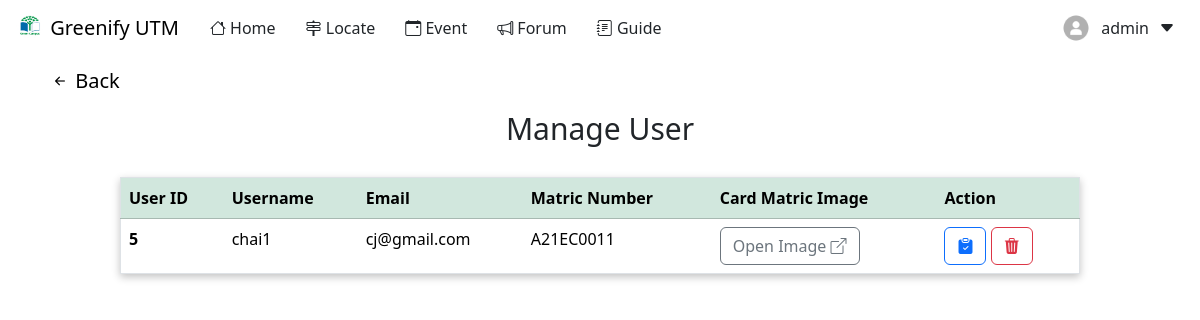
Page /manageUser.php (signed in) on the committed database.
### tables this page shows
CREATE TABLE `users` (
  `userID` int(11) NOT NULL,
  `username` varchar(50) DEFAULT NULL,
  `upassword` varchar(255) DEFAULT NULL,
  `email` varchar(255) DEFAULT NULL,
  `userImage` varchar(255) DEFAULT NULL,
  `urole` varchar(20) DEFAULT NULL,
  `faculty` varchar(50) DEFAULT NULL,
  `matricNo` varchar(9) DEFAULT NULL,
  `matricImg` varchar(255) DEFAULT NULL,
  `status` varchar(8) DEFAULT NULL
);

### manageUser.php (the view, shortened to what this page needs)
<?php session_start();
include("header.php");
?>
<!DOCTYPE html>
<html lang="en">
<head>
    <link href="https://cdn.jsdelivr.net/npm/bootstrap@5.3.1/dist/css/bootstrap.min.css" rel="stylesheet"
>
    <link rel="stylesheet" href="./css/userManage.css" />
</head>
<body>
    <?php
    include("connectdb.php");
    ?>
    <div>
        <div class="user-container">
            <a class="goback" href="adminHome.php">
                <i class="bi bi-arrow-left-short"></i>
                <span>Back</span>
            </a>
            <h1 class="title-text">Manage User</h1>
        </div>
        <div class="table-container">
            <?php
            $result = mysqli_query($con, "SELECT * FROM users WHERE status != 'APPROVED'");
            if (mysqli_num_rows($result) > 0) {
                echo <<<HTML
        <table class="table table-hover">
            <thead class="table-success">
                <tr>
                    <th scope="col">User ID</th>
                    <th scope="col">Username</th>
                    <th scope="col">Email</th>
                    <th scope="col">Matric Number</th>
                    <th scope="col">Card Matric Image</th>
                    <th scope="col">Action</th>
                </tr>
            </thead>
            <tbody>
    HTML;
                while ($row = mysqli_fetch_array($result)) {
                    echo <<<HTML
            <tr>
                <th scope="row">{$row['userID']}</th>
                <td>{$row['username']}</td>
                <td>{$row['email']}</td>
                <td>{$row['matricNo']}</td>
                <td><button type="button" class="btn btn-outline-secondary" data-bs-toggle="modal"
                data-bs-target="#openImgModal{$row['userID']}">Open Image <i class="bi bi-box-arrow-up-right"></i></i></button></td>
                <td><button type="button" class="btn btn-outline-primary" data-bs-toggle="modal"
                data-bs-target="#approveModal{$row['userID']}"><i class="bi bi-clipboard-check-fill"></i></button>
                <button type="button" class="btn btn-outline-danger" data-bs-toggle="modal"
                data-bs-target="#disapproveModal{$row['userID']}"><i class="bi bi-trash3-fill"></i></button></td>
            </tr>
            <div class="modal fade" id="approveModal{$row['userID']}" tabindex="-1" aria-labelledby="approveModalLabel" aria-hidden="true">
                            <h6><span style="font-weight:normal;">Matric Number: </span>{$row['matricNo']}</h6>
                            <a href="manageUser.php?approvedUserId={$row['userID']}"><button type="button" class="btn btn-primary">Approve</button></a>
            </div>
            <div class="modal fade" id="disapproveModal{$row['userID']}" tabindex="-1" aria-labelledby="disapproveModalLabel" aria-hidden="true">
                            <h6><span style="font-weight:normal;">Matric Number: </span>{$row['matricNo']}</h6>
                            <a href="manageUser.php?disapprovedUserId={$row['userID']}"><button type="button" class="btn btn-danger">Disapprove</button></a>
            </div>
            <div class="modal fade" id="openImgModal{$row['userID']}" tabindex="-1" aria-labelledby="openImgModalLabel" aria-hidden="true">
                            <h1 class="modal-title fs-5" id="openImgModalLabel"><svg xmlns="http://www.w3.org/2000/svg" width="30" height="30" fill="currentColor" class="bi bi-images" viewBox="0 0 19 19">
                                </svg> Card Matric Image-Matric Number-{$row['matricNo']}</h1>
                            <img src="images/cardMatricImg/{$row['matricImg']}" width="765px" alt="error">
            </div>
        HTML;
                }
                echo <<<HTML
            </tbody>
        </table>
    HTML;
            }
            ?>
        </div>
    </div>
</body>
</html>

### css/userManage.css (style rules this page uses)
.user-container { padding: 10px 50px 0px; }
.title-text { font-size: 30px; text-align: center; margin: 15px 0 30px 0; }
.table-container { margin: 1% 10% 2% 10%; }
table { border: 1px #dee2e6 solid; box-shadow: rgba(0, 0, 0, 0.24) 0px 3px 8px; }
.goback { font-size: 20px; text-decoration: none; color: black; }

### rows in the picture
users: userID "5", username "chai1", email "cj@gmail.com", matricNo "A21EC0011"

### other values in the picture
$_SESSION['username'] "admin"
